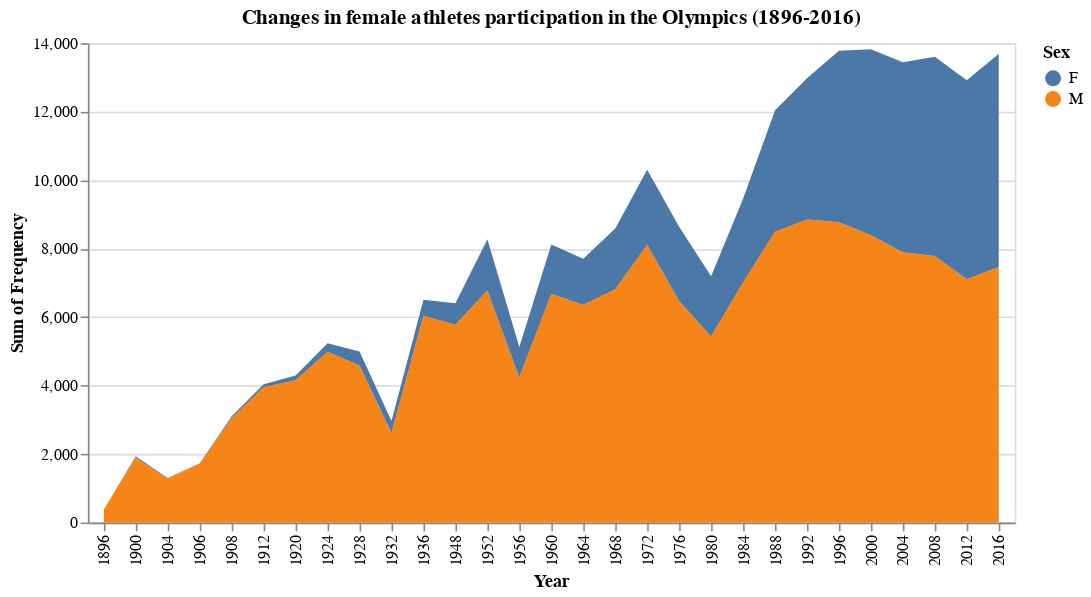

Notebook source saved alongside this figure:
### Markdown cell above
<font size='3'>**So we tried to put it upright and replace the axis labels. To highlight the trend, we set the male section grey and the female part bright blue. We also drew a red line at the intersection of the two parts. This time, female participation was obviously highlighted and the trend shown very clearly.**</font>

### Code cell
alt.Chart(sexpercentage, title = 'Changes in female athletes participation in the Olympics (1896-2016)').mark_area().encode(
    x="Year:N",
    y="sum(Frequency):Q",
    color="Sex:N",
    tooltip=['Year','Percentage']
)

### Figure 1 — Vega-Lite specification as saved in the notebook (floating-point values rounded to 4 significant figures)
{"config": {"view": {"continuousWidth": 400, "continuousHeight": 300}}, "data": {"name": "data-ff440daeb3e547c647ee76036aae60f0"}, "mark": "area", "encoding": {"color": {"type": "nominal", "field": "Sex"}, "tooltip": [{"type": "quantitative", "field": "Year"}, {"type": "quantitative", "field": "Percentage"}], "x": {"type": "nominal", "field": "Year"}, "y": {"type": "quantitative", "aggregate": "sum", "field": "Frequency"}}, "title": "Changes in female athletes participation in the Olympics (1896-2016)", "$schema": "https://vega.github.io/schema/vega-lite/v4.0.2.json", "datasets": {"data-ff440daeb3e547c647ee76036aae60f0": [{"Year": 1896, "Sex": "M", "Frequency": 380, "Percentage": 1.0}, {"Year": 1896, "Sex": "F", "Frequency": 0, "Percentage": 0.0}, {"Year": 1900, "Sex": "M", "Frequency": 1903, "Percentage": 0.983}, {"Year": 1900, "Sex": "F", "Frequency": 33, "Percentage": 0.01705}, {"Year": 1904, "Sex": "M", "Frequency": 1285, "Percentage": 0.9877}, {"Year": 1904, "Sex": "F", "Frequency": 16, "Percentage": 0.0123}, {"Year": 1906, "Sex": "M", "Frequency": 1722, "Percentage": 0.9937}, {"Year": 1906, "Sex": "F", "Frequency": 11, "Percentage": 0.006347}, {"Year": 1908, "Sex": "M", "Frequency": 3054, "Percentage": 0.9848}, {"Year": 1908, "Sex": "F", "Frequency": 47, "Percentage": 0.01516}, {"Year": 1912, "Sex": "M", "Frequency": 3953, "Percentage": 0.9785}, {"Year": 1912, "Sex": "F", "Frequency": 87, "Percentage": 0.02153}, {"Year": 1920, "Sex": "M", "Frequency": 4158, "Percentage": 0.9688}, {"Year": 1920, "Sex": "F", "Frequency": 134, "Percentage": 0.03122}, {"Year": 1924, "Sex": "M", "Frequency": 4989, "Percentage": 0.9534}, {"Year": 1924, "Sex": "F", "Frequency": 244, "Percentage": 0.04663}, {"Year": 1928, "Sex": "M", "Frequency": 4588, "Percentage": 0.9191}, {"Year": 1928, "Sex": "F", "Frequency": 404, "Percentage": 0.08093}, {"Year": 1932, "Sex": "M", "Frequency": 2622, "Percentage": 0.8831}, {"Year": 1932, "Sex": "F", "Frequency": 347, "Percentage": 0.1169}, {"Year": 1936, "Sex": "M", "Frequency": 6038, "Percentage": 0.9281}, {"Year": 1936, "Sex": "F", "Frequency": 468, "Percentage": 0.07193}, {"Year": 1948, "Sex": "M", "Frequency": 5777, "Percentage": 0.902}, {"Year": 1948, "Sex": "F", "Frequency": 628, "Percentage": 0.09805}, {"Year": 1952, "Sex": "M", "Frequency": 6773, "Percentage": 0.819}, {"Year": 1952, "Sex": "F", "Frequency": 1497, "Percentage": 0.181}, {"Year": 1956, "Sex": "M", "Frequency": 4234, "Percentage": 0.8258}, {"Year": 1956, "Sex": "F", "Frequency": 893, "Percentage": 0.1742}, {"Year": 1960, "Sex": "M", "Frequency": 6684, "Percentage": 0.8233}, {"Year": 1960, "Sex": "F", "Frequency": 1435, "Percentage": 0.1767}, {"Year": 1964, "Sex": "M", "Frequency": 6354, "Percentage": 0.825}, {"Year": 1964, "Sex": "F", "Frequency": 1348, "Percentage": 0.175}, {"Year": 1968, "Sex": "M", "Frequency": 6811, "Percentage": 0.7931}, {"Year": 1968, "Sex": "F", "Frequency": 1777, "Percentage": 0.2069}, {"Year": 1972, "Sex": "M", "Frequency": 8111, "Percentage": 0.7872}, {"Year": 1972, "Sex": "F", "Frequency": 2193, "Percentage": 0.2128}, {"Year": 1976, "Sex": "M", "Frequency": 6469, "Percentage": 0.7486}, {"Year": 1976, "Sex": "F", "Frequency": 2172, "Percentage": 0.2514}, {"Year": 1980, "Sex": "M", "Frequency": 5435, "Percentage": 0.7558}, {"Year": 1980, "Sex": "F", "Frequency": 1756, "Percentage": 0.2442}, {"Year": 1984, "Sex": "M", "Frequency": 7007, "Percentage": 0.7412}, {"Year": 1984, "Sex": "F", "Frequency": 2447, "Percentage": 0.2588}, {"Year": 1988, "Sex": "M", "Frequency": 8494, "Percentage": 0.7057}, {"Year": 1988, "Sex": "F", "Frequency": 3543, "Percentage": 0.2943}, {"Year": 1992, "Sex": "M", "Frequency": 8853, "Percentage": 0.6822}, {"Year": 1992, "Sex": "F", "Frequency": 4124, "Percentage": 0.3178}, {"Year": 1996, "Sex": "M", "Frequency": 8772, "Percentage": 0.6366}, {"Year": 1996, "Sex": "F", "Frequency": 5008, "Percentage": 0.3634}, {"Year": 2000, "Sex": "M", "Frequency": 8390, "Percentage": 0.607}, {"Year": 2000, "Sex": "F", "Frequency": 5431, "Percentage": 0.393}, {"Year": 2004, "Sex": "M", "Frequency": 7897, "Percentage": 0.5874}, {"Year": 2004, "Sex": "F", "Frequency": 5546, "Percentage": 0.4126}, {"Year": 2008, "Sex": "M", "Frequency": 7786, "Percentage": 0.5724}, {"Year": 2008, "Sex": "F", "Frequency": 5816, "Percentage": 0.4276}, {"Year": 2012, "Sex": "M", "Frequency": 7105, "Percentage": 0.5499}, {"Year": 2012, "Sex": "F", "Frequency": 5815, "Percentage": 0.4501}, {"Year": 2016, "Sex": "M", "Frequency": 7465, "Percentage": 0.5454}, {"Year": 2016, "Sex": "F", "Frequency": 6223, "Percentage": 0.4546}]}}
